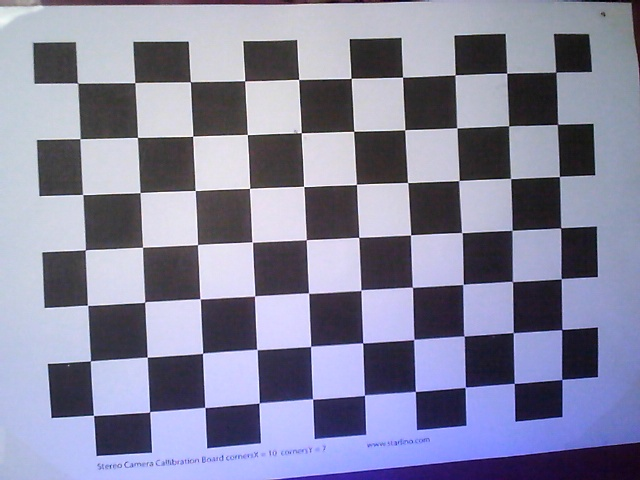
#> input picture 20200515072347/0.jpg, 640 x 480 px
$ python CalibWork.py
#> lines starting #> are read from the running program, lines starting #| are printed output that depends on the picture

import numpy as np
import cv2
import glob

def saveCalibData(mtx, dist, rvecs, tvecs):
    calibFile = cv2.FileStorage("calibData.xml", cv2.FILE_STORAGE_WRITE)
    calibFile.write("cameraMatrix", mtx)
    calibFile.write("distCoeff", dist)

    #rotation_matrix = np.zeros(shape=(3,3))
    iter = 0
    for rvec in rvecs:
        #cv2.Rodrigues(rvec, rotation_matrix)
        #calibFile.write("rvec" + str(iter), rotation_matrix)
        calibFile.write("rvec" + str(iter), rvec)
        iter+=1
    iter = 0
    for tvec in tvecs:
        calibFile.write("tvec" + str(iter), tvec)
        iter+=1
    calibFile.release()

def drawAxis(img, corners, imgpts):
    corner = tuple(corners[0].ravel())
    img = cv2.line(img, corner, tuple(imgpts[0].ravel()), (255,0,0), 5)
    img = cv2.line(img, corner, tuple(imgpts[1].ravel()), (0,255,0), 5)
    img = cv2.line(img, corner, tuple(imgpts[2].ravel()), (0,0,255), 5)
    return img

# termination criteria
criteria = (cv2.TERM_CRITERIA_EPS + cv2.TERM_CRITERIA_MAX_ITER, 30, 0.001)

# prepare object points, like (0,0,0), (1,0,0), (2,0,0) ....,(9,6,0)
objp = np.zeros((7*10,3), np.float32)
objp[:,:2] = np.mgrid[0:10,0:7].T.reshape(-1,2)

# Arrays to store object points and image points from all the images.
objpoints = [] # 3d point in real world space
imgpoints = [] # 2d points in image plane.

# input directory name
dirInput = input('Directory Name: ')
#> the answer given: 20200515072347
#dirInput = 'calibimgs'

# get image file names
images = glob.glob('./' + dirInput + '/*.jpg')

for fname in images:
    print(fname)
    img = cv2.imread(fname)
#> img is the input picture: shape (480, 640, 3); mean B, G, R 159.3, 134.5, 134.2
    gray = cv2.cvtColor(img,cv2.COLOR_BGR2GRAY)
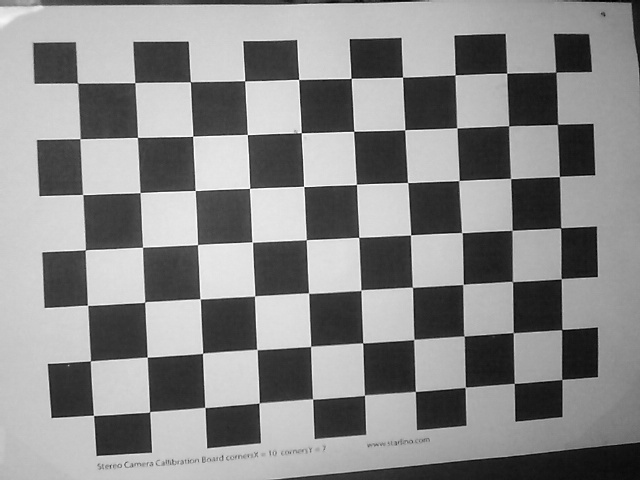
#> gray: shape (480, 640); min 1, max 255, mean 137.3

    # Find the chess board corners
    ret, corners = cv2.findChessboardCorners(gray, (10,7),None)
#> ret = True; corners = 70 rows, first 8: [77.67, 83.1], [134.9, 82.6], [190.3, 81.92], [244.7, 80.84], [298.7, 79.4], [351, 78.11], [402.5, 77.09], [455.1, 74.87]

    # If found, add object points, image points (after refining them)
    if ret == True:

        # show the original image
        cv2.imshow('Images',img)
        cv2.waitKey(1000)

        # append the set of object points like (0,0,0), (1,0,0), (2,0,0), ...
        objpoints.append(objp)

        # refine corners coordinates
        corners2 = cv2.cornerSubPix(gray,corners,(11,11),(-1,-1),criteria)
#> corners2 = 70 rows, first 8: [77.58, 83.15], [134.9, 82.64], [190.4, 81.72], [244.7, 80.79], [298.7, 79.45], [351.1, 78.38], [402.6, 77.19], [455.1, 74.83]
        imgpoints.append(corners2)

        # Draw and display the corners
        cv2.drawChessboardCorners(img, (10,7), corners2,ret)
        cv2.imshow('Images', img)
        cv2.waitKey()
#> pass 2 of the loop `for fname in images:`:
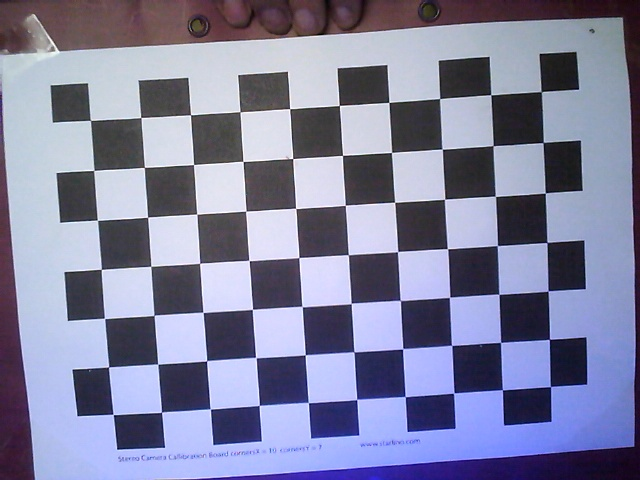
#> input picture 20200515072347/1.jpg, 640 x 480 px
#> img is the input picture: shape (480, 640, 3); mean B, G, R 159.3, 130.3, 128.9
#> `gray = cv2.cvtColor(img,cv2.COLOR_BGR2GRAY)`:
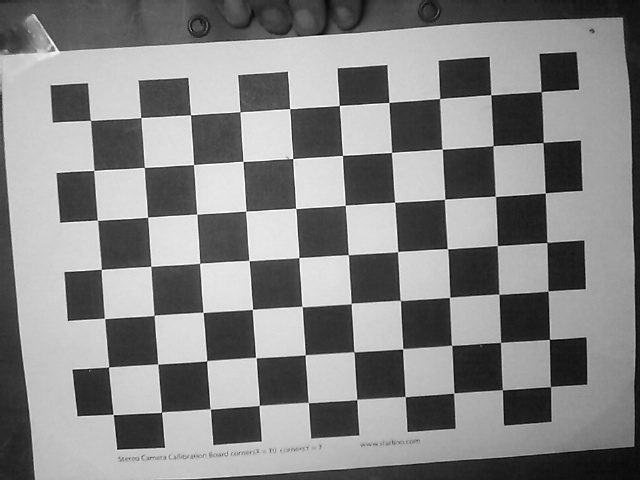
#> gray: shape (480, 640); min 1, max 255, mean 133.2
#> `ret, corners = cv2.findChessboardCorners(gray, (10,7),None)`: corners = 70 rows, first 8: [90.47, 120.4], [140.9, 117.5], [190.5, 114.9], [239.9, 111.9], [289.6, 108.6], [339.3, 105.4], [388.8, 102.4], [439.7, 98.54]
#> `corners2 = cv2.cornerSubPix(gray,corners,(11,11),(-1,-1),criteria)`: corners2 = 70 rows, first 8: [90.42, 120.4], [140.9, 117.5], [190.5, 114.8], [240, 111.6], [289.6, 108.7], [339.3, 105.4], [388.9, 102.4], [439.6, 98.56]

# start camera calibartion
ret, mtx, dist, rvecs, tvecs = cv2.calibrateCamera(objpoints, imgpoints, gray.shape[::-1], None, None)
#> ret = 0.626; mtx = [[714.8, 0, 287.5], [0, 714.2, 206.1], [0, 0, 1]]; dist = [[-0.0093, 0.943, -0.00592, -0.00254, -4.83]]; rvecs = ([0.0146, -0.11, -0.0412], [0.0537, 0.00787, -0.0617]); tvecs = ([-3.75, -2.19, 12.87], [-3.95, -1.7, 14.34])

# save calibration data to the specific xml file
saveCalibData(mtx, dist, rvecs, tvecs)
#> the loop in saveCalibData, `for rvec in rvecs: #cv2.Rodrigues(rvec, rotation_matrix) #calibFile.wr..` made 2 passes
#> (rvec, iter) on passes 1 to 2: ([0.0146, -0.11, -0.0412], 1), ([0.0537, 0.00787, -0.0617], 2)
#> after the loop in saveCalibData, `for rvec in rvecs:`: iter = 2
#> the loop in saveCalibData, `for tvec in tvecs:` made 2 passes
#> (tvec, iter) on passes 1 to 2: ([-3.75, -2.19, 12.87], 1), ([-3.95, -1.7, 14.34], 2)

# project 3D Axis to each image

axis = np.float32([[3,0,0], [0,3,0], [0,0,-3]]).reshape(-1,3)
for fname in images:
    img = cv2.imread(fname)
    gray = cv2.cvtColor(img,  cv2.COLOR_BGR2GRAY)
    ret, corners = cv2.findChessboardCorners(gray, (10,7),None)
#> ret = True; corners = 70 rows, first 8: [77.67, 83.1], [134.9, 82.6], [190.3, 81.92], [244.7, 80.84], [298.7, 79.4], [351, 78.11], [402.5, 77.09], [455.1, 74.87]

    if ret == True:
        corners2 = cv2.cornerSubPix(gray,corners,(11,11),(-1,-1),criteria)
#> corners2 = 70 rows, first 8: [77.58, 83.15], [134.9, 82.64], [190.4, 81.72], [244.7, 80.79], [298.7, 79.45], [351.1, 78.38], [402.6, 77.19], [455.1, 74.83]

        # Find the rotation and translation vectors.
        _, rvecs, tvecs, inliers = cv2.solvePnPRansac(objp, corners2, mtx, dist)
#> rvecs = [0.0146, -0.11, -0.0412]; tvecs = [-3.75, -2.19, 12.87]; inliers = 70 values from 0 to 69

        # project 3D points to image plane
        imgpts, jac = cv2.projectPoints(axis, rvecs, tvecs, mtx, dist)
#> imgpts = [[245.4, 80.07], [85.65, 250.3], [38.15, 48.59]]

        img = drawAxis(img, corners2, imgpts)
#> in drawAxis, `corner = tuple(corners[0].ravel())`: corner = (77.58, 83.15)
#> in drawAxis, `img = cv2.line(img, corner, tuple(imgpts[2].ravel()), (0,0,255), 5)`:
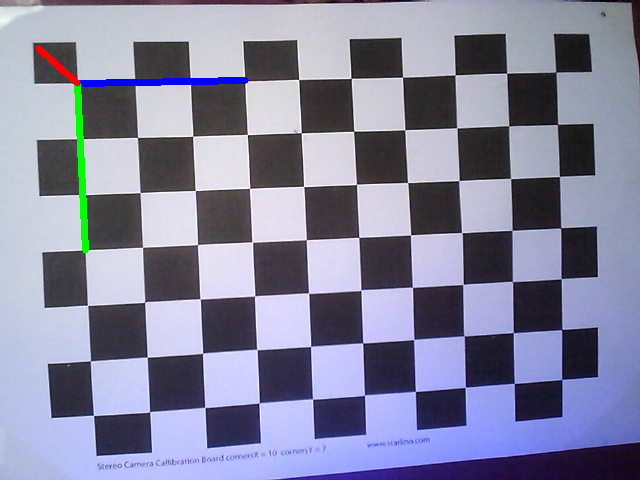
#> img: shape (480, 640, 3); mean B, G, R 159, 134.3, 133.4
        cv2.imshow('Images with Axis',img)
        k = cv2.waitKey()
#> (key Esc is pressed here)
#> pass 2 of the loop `for fname in images:`:
#> `ret, corners = cv2.findChessboardCorners(gray, (10,7),None)`: corners = 70 rows, first 8: [90.47, 120.4], [140.9, 117.5], [190.5, 114.9], [239.9, 111.9], [289.6, 108.6], [339.3, 105.4], [388.8, 102.4], [439.7, 98.54]
#> `corners2 = cv2.cornerSubPix(gray,corners,(11,11),(-1,-1),criteria)`: corners2 = 70 rows, first 8: [90.42, 120.4], [140.9, 117.5], [190.5, 114.8], [240, 111.6], [289.6, 108.7], [339.3, 105.4], [388.9, 102.4], [439.6, 98.56]
#> `_, rvecs, tvecs, inliers = cv2.solvePnPRansac(objp, corners2, mtx, dist)`: rvecs = [0.0537, 0.00785, -0.0617]; tvecs = [-3.95, -1.7, 14.34]
#> imgpts = [[239.8, 111.7], [101.4, 269.4], [35.49, 107.8]]
#> corner = (90.42, 120.4)
#> in drawAxis (call 2), `img = cv2.line(img, corner, tuple(imgpts[2].ravel()), (0,0,255), 5)`:
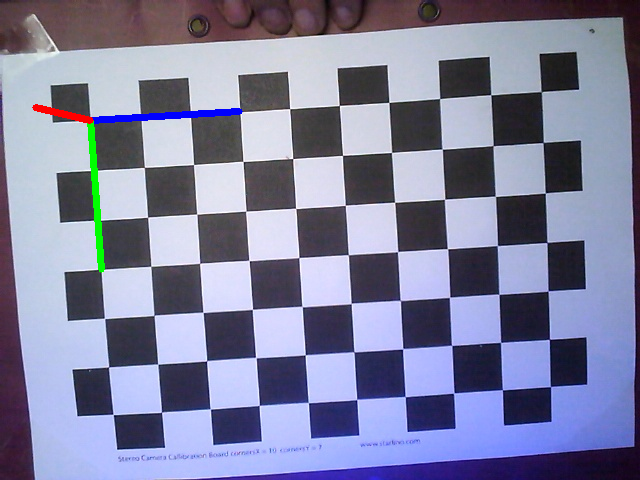
#> img: shape (480, 640, 3); mean B, G, R 158.9, 130, 128.1
#> (key Enter is pressed here)

cv2.destroyAllWindows()
